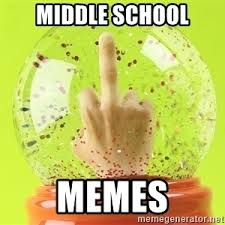
#> input picture s3/imgs/355.png, 225 x 225 px, found by its file name
$ python test.py
#> lines starting #> are read from the running program, lines starting #| are printed output that depends on the picture
import matplotlib.pyplot as plt

def max_acc(m):
    return acc(knife_matrix(m))

def knife_matrix(m):
    import numpy as np
    out = []
    for i in range(m):
        row = np.array([])
        if i % 2 == 0: row = [0 for j in range(m)]
        else: row = [1 for j in range(m)]
        out.append(row)
    return np.array(out)

def acc(im):
    acutance = 0
    # print(im.shape)
    w = im.shape[0]
    l = im.shape[1]
    for row in range(len(im)):
        for col in range(len(im[row])): # For each pixel
            local_acutance = 0
            ref = im[row][col] # Magnitude of value current pixel, reference value

            for i in [row-1, row, row+1]:
                for j in [col-1, col, col+1]:
                    if not ( (i < 0) or (i > w - 1) or (j < 0) or (j > l - 1) or (i == row and j == col) ):
                        # These for loops and if statement go through all the row, col coordinates of the neighboring pixels
                        local_acutance += abs(ref - im[i][j])
            acutance += local_acutance
    return acutance
data = []
accut = lambda m: 6*(m**2)-(10*m)+4


import numpy as np
from skimage import io
from skimage.color import rgb2gray


image = io.imread('images/net_images_whole/355.png')
#> image is the input picture: shape (225, 225, 3); mean R, G, B 196.5, 200.4, 100.3
rgb2gray_image = rgb2gray(image)
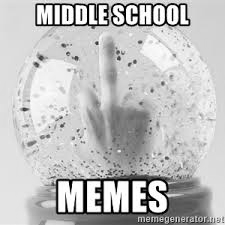
#> rgb2gray_image: shape (225, 225) float64; min 0, max 1, mean 0.754
countc = 0
countr = 0

w = image.shape[0] # Width
#> w = 225
l = image.shape[1] # Length
#> l = 225
#print(count)

r = int(0.05 * (w + l) / 2) # Radius is proportional to average of height and width.
#> r = 11
for row in range(len(image)):
    if countr % int(r/3) == 0:
        for col in range(len(image[row])):
            if countc % int(r/3) == 0:
                region = image[
                    max(0, row - r) : min(w - 1, row + r), # Ensures that indices are within range.
                    max(0, col - r) : min(l - 1, col + r)
                ]
                avg_gradient = np.mean(
                    np.gradient(
                        np.sort(
                            rgb2gray_image.flatten()
                        )
                    )
                )
                plt.imshow(region)
                plt.show()
                plt.clf()
#> (the run stopped early here; a loop or call above may not have finished)
